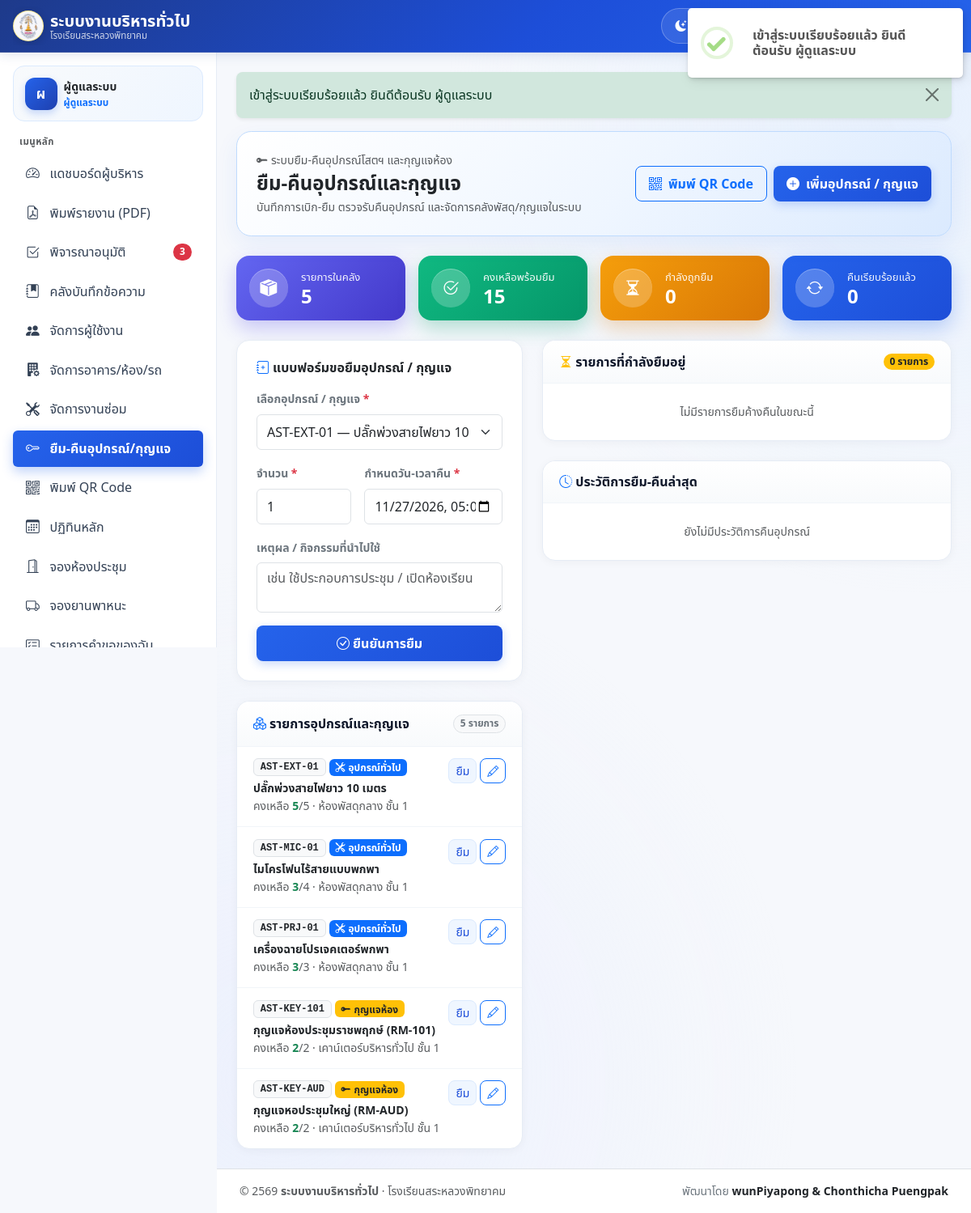
The page /assets_borrow.php (signed in) on the database its author committed.
### tables this page shows
CREATE TABLE users (
    id INT UNSIGNED AUTO_INCREMENT PRIMARY KEY,
    user_type ENUM('internal', 'external') NOT NULL DEFAULT 'internal',
    role ENUM('user', 'external_user', 'head', 'vice_director', 'director', 'staff', 'admin') NOT NULL DEFAULT 'user',
    username VARCHAR(100) NOT NULL,
    staff_id VARCHAR(50) NULL,
    password_hash VARCHAR(255) NOT NULL,
    full_name VARCHAR(150) NOT NULL,
    position_title VARCHAR(150) NULL,
    department VARCHAR(150) NULL,
    organization VARCHAR(200) NULL,
    phone VARCHAR(30) NULL,
    email VARCHAR(150) NOT NULL,
    line_user_id VARCHAR(100) NULL,
    is_active TINYINT(1) NOT NULL DEFAULT 1,
    created_at DATETIME NOT NULL DEFAULT CURRENT_TIMESTAMP,
    updated_at DATETIME NOT NULL DEFAULT CURRENT_TIMESTAMP ON UPDATE CURRENT_TIMESTAMP,
    UNIQUE KEY uq_users_username (username),
    UNIQUE KEY uq_users_staff_id (staff_id),
    UNIQUE KEY uq_users_email (email),
    KEY idx_users_role_active (role, is_active),
    KEY idx_users_type (user_type)
);

CREATE TABLE assets (
    id INT UNSIGNED AUTO_INCREMENT PRIMARY KEY,
    asset_code VARCHAR(30) NOT NULL,
    name VARCHAR(150) NOT NULL,
    category ENUM('equipment', 'key', 'av', 'other') NOT NULL DEFAULT 'equipment',
    room_id INT UNSIGNED NULL,
    location VARCHAR(150) NULL,
    total_stock INT UNSIGNED NOT NULL DEFAULT 1,
    available_stock INT UNSIGNED NOT NULL DEFAULT 1,
    description TEXT NULL,
    is_active TINYINT(1) NOT NULL DEFAULT 1,
    created_at DATETIME NOT NULL DEFAULT CURRENT_TIMESTAMP,
    updated_at DATETIME NOT NULL DEFAULT CURRENT_TIMESTAMP ON UPDATE CURRENT_TIMESTAMP,
    UNIQUE KEY uq_assets_code (asset_code),
    KEY idx_assets_cat_active (category, is_active),
    CONSTRAINT chk_assets_stock CHECK (available_stock <= total_stock),
    CONSTRAINT fk_assets_room FOREIGN KEY (room_id) REFERENCES rooms(id) ON DELETE SET NULL
);

### assets_borrow.php (the view, shortened to what the rows shown need)
<?php
require_once __DIR__ . '/includes/auth.php';
$user = require_role(INTERNAL_ROLES);
$pdo = get_pdo();
$activeNav = 'assets_borrow';
$isManager = has_role([ROLE_STAFF, ROLE_ADMIN], $user);
$categoryLabels = [
    'equipment' => ['label' => 'อุปกรณ์ทั่วไป',   'icon' => 'bi-tools',          'badge' => 'text-bg-primary'],
    'key'       => ['label' => 'กุญแจห้อง',      'icon' => 'bi-key-fill',       'badge' => 'text-bg-warning text-dark'],
    'av'        => ['label' => 'โสตทัศนูปกรณ์',  'icon' => 'bi-speaker-fill',   'badge' => 'text-bg-info text-dark'],
    'other'     => ['label' => 'อื่น ๆ',          'icon' => 'bi-box-seam-fill',  'badge' => 'text-bg-secondary'],
];
$assets = $pdo->query(
    'SELECT a.*, r.room_code, r.name AS room_name
     FROM assets a
     LEFT JOIN rooms r ON r.id = a.room_id
     ORDER BY a.is_active DESC, a.category ASC, a.asset_code ASC'
)->fetchAll();
require __DIR__ . '/includes/layout_header.php';
?>
<div class="welcome-card p-3 p-md-4 mb-4">
    <div class="d-flex flex-column flex-md-row align-items-md-center justify-content-between gap-3">
        <div class="min-w-0">
            <h1 class="h4 fw-bold text-dark mb-1" data-testid="assets-borrow-heading">ยืม-คืนอุปกรณ์และกุญแจ</h1>
        </div>
    </div>
</div>
<div class="row g-4">
    <div class="col-12 col-lg-5">
        <div class="spotlight-card p-4 mb-4">
            <h2 class="h6 fw-bold text-dark mb-3">
                <i class="bi bi-journal-plus text-primary me-1"></i>แบบฟอร์มขอยืมอุปกรณ์ / กุญแจ
            </h2>
        </div>
        <div class="spotlight-card">
            <div class="spotlight-header">
                <h2 class="h6 fw-bold mb-0"><i class="bi bi-boxes text-primary me-1"></i>รายการอุปกรณ์และกุญแจ</h2>
            </div>
            <?php if (empty($assets)): ?>
                <div class="p-4 text-center text-muted small">ยังไม่มีข้อมูลอุปกรณ์หรือกุญแจในระบบ</div>
            <?php else: ?>
                <?php foreach ($assets as $ast):
                    $cat = $categoryLabels[$ast['category']] ?? $categoryLabels['other'];
                    $isAstActive = ((int)$ast['is_active'] === 1);
                    $avail = (int)$ast['available_stock'];
                    $tot = (int)$ast['total_stock'];
                    $astJson = [
                        'id'          => (int)$ast['id'],
                        'asset_code'  => (string)$ast['asset_code'],
                        'name'        => (string)$ast['name'],
                        'category'    => (string)$ast['category'],
                        'room_id'     => (int)($ast['room_id'] ?? 0),
                        'location'    => (string)($ast['location'] ?? ''),
                        'total_stock' => $tot,
                        'description' => (string)($ast['description'] ?? ''),
                    ];
                ?>
                    <div class="role-queue-item d-flex align-items-start justify-content-between gap-2">
                        <div class="min-w-0 flex-grow-1">
                            <div class="d-flex flex-wrap align-items-center gap-1 mb-1">
                                <span class="badge text-bg-light border text-dark font-monospace"><?= e($ast['asset_code']) ?></span>
                                <span class="badge <?= e($cat['badge']) ?>"><i class="bi <?= e($cat['icon']) ?> me-1"></i><?= e($cat['label']) ?></span>
                            </div>
                            <div class="fw-semibold text-dark small"><?= e($ast['name']) ?></div>
                            <div class="small text-muted">
                                คงเหลือ <strong class="<?= $avail > 0 ? 'text-success' : 'text-danger' ?>"><?= $avail ?></strong>/<?= $tot ?>
                                <?php if (!empty($ast['location']) || !empty($ast['room_name'])): ?>
                                    · <?= e($ast['location'] ?: $ast['room_name']) ?>
                                <?php endif; ?>
                            </div>
                        </div>
                        <div class="d-flex flex-wrap align-items-center gap-1 flex-shrink-0">
                            <?php if ($isAstActive && $avail > 0): ?>
                                <button type="button"
                                        class="btn btn-sm btn-soft-primary rounded-3 px-2 btn-pick-asset"
                                        data-pick-asset-id="<?= (int)$ast['id'] ?>"
                                        title="เลือกยืมรายการนี้">
                                    ยืม
                                </button>
                            <?php endif; ?>
                            <?php if ($isManager): ?>
                                <button type="button"
                                        class="btn btn-sm btn-outline-primary rounded-3 px-2 btn-edit-asset"
                                        data-json="<?= e((string)json_encode($astJson, JSON_UNESCAPED_UNICODE | JSON_UNESCAPED_SLASHES)) ?>"
                                        title="แก้ไข">
                                    <i class="bi bi-pencil"></i>
                                </button>
                            <?php endif; ?>
                        </div>
                    </div>
                <?php endforeach; ?>
            <?php endif; ?>
        </div>
    </div>
    <div class="col-12 col-lg-7">
        <div class="spotlight-card mb-4">
            <div class="spotlight-header">
                <h2 class="h6 fw-bold mb-0"><i class="bi bi-hourglass-split text-warning me-1"></i>รายการที่กำลังยืมอยู่</h2>
            </div>
        </div>
        <div class="spotlight-card">
            <div class="spotlight-header">
                <h2 class="h6 fw-bold mb-0"><i class="bi bi-clock-history text-primary me-1"></i>ประวัติการยืม-คืนล่าสุด</h2>
            </div>
        </div>
    </div>
</div>
<?php require __DIR__ . '/includes/layout_footer.php'; ?>

### includes/layout_header.php (shortened to what the rows shown need)
<?php
$user = function_exists('current_user') ? current_user() : null;
$currentScript = basename((string)($_SERVER['PHP_SELF'] ?? ''), '.php');
$activeKey = $activeNav ?? $currentScript;
$showSidebar = ($user !== null) && empty($hideSidebar);
$menuItems = ($showSidebar && function_exists('nav_items')) ? nav_items($user) : [];
$roleLabels = defined('ROLE_LABELS') ? ROLE_LABELS : [
    'user'          => 'บุคลากรภายใน',
    'external_user' => 'บุคคลภายนอก',
    'head'          => 'หัวหน้างาน',
    'vice_director' => 'รองผู้อำนวยการ',
    'director'      => 'ผู้อำนวยการ',
    'staff'         => 'เจ้าหน้าที่บริหาร/ช่าง',
    'admin'         => 'ผู้ดูแลระบบ',
];
$roleCode = (string)($user['role'] ?? '');
$roleDisplay = $roleLabels[$roleCode] ?? $roleCode;
$isSidebarScrollable = ($roleCode === 'admin') || (count($menuItems) > 9);
$userDisplayName = (string)($user['full_name'] ?? $user['username'] ?? '');
$userInitial = $userDisplayName !== '' ? mb_substr($userDisplayName, 0, 1, 'UTF-8') : 'U';
?>
<!DOCTYPE html>
<html lang="th">
<head>
    <link rel="stylesheet" href="<?= e(app_url('/assets/vendor/bootstrap/bootstrap.min.css')) ?>">
    <link rel="stylesheet" href="<?= e(app_url('/assets/vendor/bootstrap/bootstrap-icons.min.css')) ?>">
    <link rel="stylesheet" href="<?= e(app_url('/assets/css/app.css')) ?>">
</head>
<body class="d-flex flex-column min-vh-100<?= $showSidebar ? ' has-sidebar' : '' ?><?= !empty($bodyClass) ? ' ' . e($bodyClass) : '' ?>">
<div class="app-shell flex-grow-1<?= $showSidebar ? ' d-lg-flex' : '' ?>">
    <?php if ($showSidebar): ?>
        <aside class="offcanvas-lg offcanvas-start app-sidebar no-print <?= $isSidebarScrollable ? 'is-scrollable' : 'is-locked' ?>"
               tabindex="-1"
               id="appSidebar"
               aria-labelledby="appSidebarLabel"
               data-testid="sidebar-nav">
            <div class="offcanvas-body flex-column p-3">
                <div class="sidebar-user-card d-none d-lg-flex align-items-center gap-2 mb-3">
                    <span class="sidebar-user-avatar"><?= e($userInitial) ?></span>
                    <div class="min-w-0">
                        <div class="fw-bold text-dark text-truncate small"><?= e($userDisplayName) ?></div>
                        <div class="text-primary fw-semibold" style="font-size: 0.74rem;"><?= e($roleDisplay) ?></div>
                    </div>
                </div>
                <div class="text-uppercase text-muted fw-semibold px-2 mb-2 d-none d-lg-block" style="font-size: 0.72rem; letter-spacing: 0.04em;">เมนูหลัก</div>
                <nav class="nav nav-pills flex-column gap-1 w-100" aria-label="เมนูหลัก">
                    <?php foreach ($menuItems as $item):
                        $href = (string)($item['href'] ?? '#');
                        $itemKey = (string)($item['key'] ?? basename($href, '.php'));
                        $isActive = ($activeKey === $itemKey) || ($currentScript === basename($href, '.php'));
                        $testId = (string)($item['testid'] ?? ('nav-' . str_replace('_', '-', $itemKey)));
                    ?>
                        <a href="<?= e($href) ?>"
                           class="nav-link app-nav-link<?= $isActive ? ' active' : '' ?>"
                           <?= $isActive ? 'aria-current="page"' : '' ?>
                           data-testid="<?= e($testId) ?>">
                            <?php if (!empty($item['icon'])): ?>
                                <i class="bi <?= e((string)$item['icon']) ?>"></i>
                            <?php endif; ?>
                            <span class="flex-grow-1"><?= e((string)($item['label'] ?? $itemKey)) ?></span>
                            <?php if (!empty($item['badge'])): ?>
                                <span class="badge rounded-pill <?= $isActive ? 'text-bg-light text-primary' : 'text-bg-danger' ?>">
                                    <?= e((string)$item['badge']) ?>
                                </span>
                            <?php endif; ?>
                        </a>
                    <?php endforeach; ?>
                </nav>
            </div>
        </aside>
    <?php endif; ?>
    <main class="flex-grow-1 min-w-0 p-3 p-md-4 app-main" data-testid="main-content">

### rows shown on the page
users: full_name "ผ", full_name "ผู้ดูแลระบบ", role "ผู้ดูแลระบบ"
assets: asset_code "AST-EXT-01", category "อุปกรณ์ทั่วไป", name "ปลั๊กพ่วงสายไฟยาว 10 เมตร", available_stock "5", total_stock "5", location "ห้องพัสดุกลาง ชั้น 1"
assets: asset_code "AST-MIC-01", category "อุปกรณ์ทั่วไป", name "ไมโครโฟนไร้สายแบบพกพา", available_stock "3", total_stock "4", location "ห้องพัสดุกลาง ชั้น 1"
assets: asset_code "AST-PRJ-01", category "อุปกรณ์ทั่วไป", name "เครื่องฉายโปรเจคเตอร์พกพา", available_stock "3", total_stock "3", location "ห้องพัสดุกลาง ชั้น 1"
assets: asset_code "AST-KEY-101", category "กุญแจห้อง", name "กุญแจห้องประชุมราชพฤกษ์ (RM-101)", available_stock "2", total_stock "2", location "เคาน์เตอร์บริหารทั่วไป ชั้น 1"
assets: asset_code "AST-KEY-AUD", category "กุญแจห้อง", name "กุญแจหอประชุมใหญ่ (RM-AUD)", available_stock "2", total_stock "2", location "เคาน์เตอร์บริหารทั่วไป ชั้น 1"

### other values the page prints
$appName "ระบบงานบริหารทั่วไป"
$appOrgName "โรงเรียนสระหลวงพิทยาคม"
$item['label'] "แดชบอร์ดผู้บริหาร"
$item['label'] "พิมพ์รายงาน (PDF)"
$item['label'] "พิจารณาอนุมัติ"
$item['badge'] "3"
$item['label'] "คลังบันทึกข้อความ"
$item['label'] "จัดการผู้ใช้งาน"
$item['label'] "จัดการอาคาร/ห้อง/รถ"
$item['label'] "จัดการงานซ่อม"
$item['label'] "ยืม-คืนอุปกรณ์/กุญแจ"
$item['label'] "พิมพ์ QR Code"
$item['label'] "ปฏิทินหลัก"
$item['label'] "จองห้องประชุม"
$item['label'] "จองยานพาหนะ"
